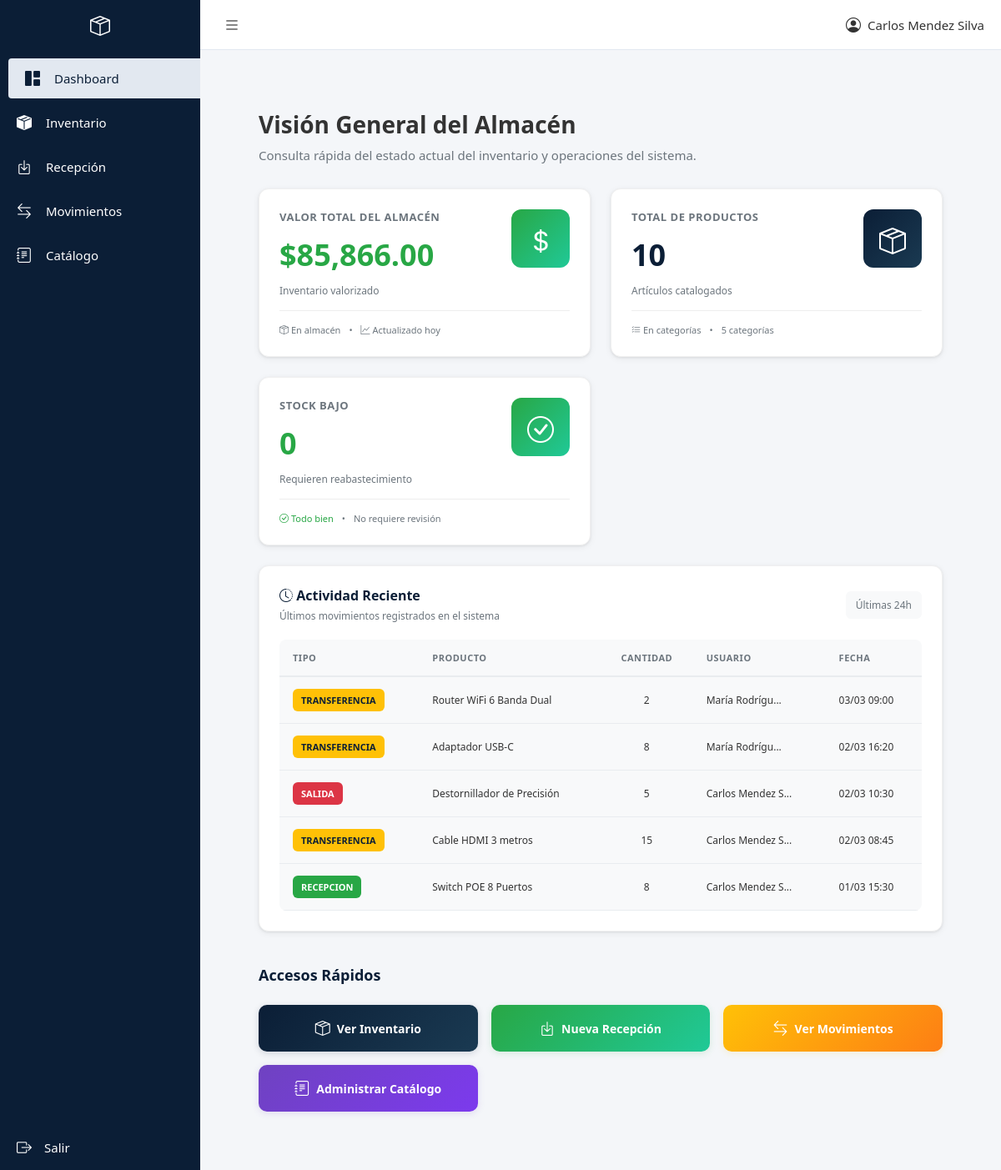
The app's page /System/interface/dashboard/index.php (signed in) with its own data.
### tables this page shows
CREATE TABLE `movimientos` (
  `ID_MOVIMIENTO` int(11) NOT NULL,
  `ID_PRODUCTO` int(11) NOT NULL,
  `ID_LOTE` int(11) NOT NULL,
  `ID_USUARIO` int(11) NOT NULL,
  `ID_UBICACION_ORIGEN` int(11) DEFAULT NULL,
  `ID_UBICACION_DESTINO` int(11) DEFAULT NULL,
  `TIPO_MOVIMIENTO` varchar(20) NOT NULL,
  `CANTIDAD` int(11) NOT NULL,
  `FECHA` datetime DEFAULT current_timestamp()
);

CREATE TABLE `productos` (
  `ID_PRODUCTO` int(11) NOT NULL,
  `ID_CATEGORIA` int(11) NOT NULL,
  `SKU` varchar(50) NOT NULL,
  `CODIGO_BARRAS` varchar(50) DEFAULT NULL,
  `NOMBRE` varchar(200) DEFAULT NULL,
  `PRECIO` decimal(10,2) NOT NULL,
  `STOCK_MINIMO` int(11) DEFAULT 10
);

CREATE TABLE `usuarios` (
  `ID_USUARIO` int(11) NOT NULL,
  `NOMBRE` varchar(100) NOT NULL,
  `EMAIL` varchar(100) NOT NULL,
  `PASSWORD_USUARIO` varchar(256) NOT NULL,
  `ROL` varchar(20) NOT NULL DEFAULT 'OPERADOR',
  `ACTIVO` tinyint(1) DEFAULT 1
);

### System/config/database.php (called while the page is built)
<?php
return [
    'driver' => 'mysql',
    'host' => '127.0.0.1',
    'port' => 3306,
    'database' => 'Base_Inventario',
    'username' => 'root',
    'password' => '',
    'charset' => 'utf8mb4',
    'collation' => 'utf8mb4_unicode_ci',
];

### System/core/Database.php (called while the page is built, shortened)
<?php
class Database {
    private $connection;
    private $config;
    public function __construct() {
        $this->config = require __DIR__ . '/../config/database.php';
    }
    private function connect() {
        try {
            $this->connection = new mysqli(
                $this->config['host'],
                $this->config['username'],
                $this->config['password'],
                $this->config['database'],
                $this->config['port']
            );
            $this->connection->set_charset($this->config['charset']);
        } catch (Exception $e) {
            die("Error al conectar a la base de datos: " . $e->getMessage());
        }
    }
    public function select($query) {
        $result = $this->connection->query($query);
        $data = [];
        while ($row = $result->fetch_assoc()) {
            $data[] = $row;
        }
        return $data;
    }
}

### System/bootstrap.php (called while the page is built, shortened)
<?php
require_once __DIR__ . '/core/Database.php';
function db() {
    static $database = null;
    if ($database === null) {
        $database = new Database();
    }
    return $database;
}

### System/interface/dashboard/index.php (the view, shortened to what this page needs)
<?php
require_once __DIR__ . '/../../bootstrap.php';
$base_url = '/Sistema_Inventario';
include __DIR__ . '/../layouts/header.php';
?>
<div class="page-container">
    <div class="page-header">
        <h1 class="page-title">Visión General del Almacén</h1>
        <p class="page-subtitle">
            Consulta rápida del estado actual del inventario y operaciones del sistema.
        </p>
    </div>
    <section class="dashboard-content">
        <div class="card">
            <div style="display: flex; justify-content: space-between; align-items: flex-start;">
                <div style="flex: 1;">
                    <p style="margin: 0; font-size: 13px; color: #6c757d; text-transform: uppercase; letter-spacing: 0.5px; font-weight: 600;">Valor Total del Almacén</p>
                    <p style="font-size: 36px; font-weight: 700; color: #28a745; margin: 12px 0 0 0;">
                        <?php
                        $valor_query = db()->select("
                            SELECT SUM(p.PRECIO * i.CANTIDAD_DISPONIBLE) as total
                            FROM inventario i
                            JOIN productos p ON i.ID_PRODUCTO = p.ID_PRODUCTO
                            WHERE i.CANTIDAD_DISPONIBLE > 0
                        ");
                        $valor_total = $valor_query[0]['total'] ?? 0;
                        echo '$' . number_format($valor_total, 2, '.', ',');
                        ?>
                    </p>
                    <p style="margin: 10px 0 0 0; font-size: 12px; color: #6c757d;">Inventario valorizado</p>
                </div>
                <div style="width: 70px; height: 70px; background: linear-gradient(135deg, #28a745, #20c997); border-radius: 12px; display: flex; align-items: center; justify-content: center; font-size: 32px; padding-top: 4px;">
                    <i class="bi bi-currency-dollar" style="color: white;"></i>
                </div>
            </div>
            <div style="margin-top: 15px; padding-top: 15px; border-top: 1px solid #eee; display: flex; align-items: center; gap: 10px;">
                <span style="font-size: 11px; color: #6c757d;"><i class="bi bi-box-seam"></i> En almacén</span>
                <span style="font-size: 11px; color: #6c757d;"> • </span>
                <span style="font-size: 11px; color: #6c757d;"><i class="bi bi-graph-up"></i> Actualizado hoy</span>
            </div>
        </div>
        <div class="card">
            <div style="display: flex; justify-content: space-between; align-items: flex-start;">
                <div style="flex: 1;">
                    <p style="margin: 0; font-size: 13px; color: #6c757d; text-transform: uppercase; letter-spacing: 0.5px; font-weight: 600;">Total de Productos</p>
                    <p style="font-size: 36px; font-weight: 700; color: #0b1e36; margin: 12px 0 0 0;">
                        <?php
                        $total_query = db()->select("
                            SELECT COUNT(DISTINCT ID_PRODUCTO) as total
                            FROM productos
                        ");
                        $total_productos = $total_query[0]['total'] ?? 0;
                        echo number_format($total_productos);
                        ?>
                    </p>
                    <p style="margin: 10px 0 0 0; font-size: 12px; color: #6c757d;">Artículos catalogados</p>
                </div>
                <div style="width: 70px; height: 70px; background: linear-gradient(135deg, #0b1e36, #1a3a52); border-radius: 12px; display: flex; align-items: center; justify-content: center; font-size: 32px; padding-top: 4px;">
                    <i class="bi bi-box-seam" style="color: white;"></i>
                </div>
            </div>
            <div style="margin-top: 15px; padding-top: 15px; border-top: 1px solid #eee; display: flex; align-items: center; gap: 10px;">
                <span style="font-size: 11px; color: #6c757d;"><i class="bi bi-list-check"></i> En categorías</span>
                <span style="font-size: 11px; color: #6c757d;"> • </span>
                <span style="font-size: 11px; color: #6c757d;">
                    <?php
                    $cat_query = db()->select("SELECT COUNT(*) as total FROM categorias");
                    echo $cat_query[0]['total'] ?? 0;
                    ?> categorías
                </span>
            </div>
        </div>
        <div class="card">
            <div style="display: flex; justify-content: space-between; align-items: flex-start;">
                <div style="flex: 1;">
                    <p style="margin: 0; font-size: 13px; color: #6c757d; text-transform: uppercase; letter-spacing: 0.5px; font-weight: 600;">Stock Bajo</p>
                    <p style="font-size: 36px; font-weight: 700; color: <?= $stock_bajo > 0 ? '#dc3545' : '#28a745' ?>; margin: 12px 0 0 0;">
                        <?php
                        $bajo_query = db()->select("
                            SELECT COUNT(DISTINCT i.ID_PRODUCTO) as total
                            FROM inventario i
                            JOIN productos p ON i.ID_PRODUCTO = p.ID_PRODUCTO
                            WHERE i.CANTIDAD_DISPONIBLE < p.STOCK_MINIMO
                            AND i.CANTIDAD_DISPONIBLE > 0
                        ");
                        $stock_bajo = $bajo_query[0]['total'] ?? 0;
                        echo $stock_bajo;
                        ?>
                    </p>
                    <p style="margin: 10px 0 0 0; font-size: 12px; color: #6c757d;">Requieren reabastecimiento</p>
                </div>
                <div style="width: 70px; height: 70px; background: linear-gradient(135deg, <?= $stock_bajo > 0 ? '#dc3545, #fd7e14' : '#28a745, #20c997' ?>); border-radius: 12px; display: flex; align-items: center; justify-content: center; font-size: 32px; padding-top: 4px;">
                    <i class="bi <?= $stock_bajo > 0 ? 'bi-exclamation-triangle' : 'bi-check-circle' ?>" style="color: white;"></i>
                </div>
            </div>
            <div style="margin-top: 15px; padding-top: 15px; border-top: 1px solid #eee; display: flex; align-items: center; gap: 10px;">
                <?php if ($stock_bajo > 0): ?>
                    <span style="font-size: 11px; color: #dc3545;"><i class="bi bi-bell"></i> Prioritario</span>
                    <span style="font-size: 11px; color: #6c757d;"> • </span>
                    <span style="font-size: 11px; color: #6c757d;">Revisar ahora</span>
                <?php else: ?>
                    <span style="font-size: 11px; color: #28a745;"><i class="bi bi-check-circle"></i> Todo bien</span>
                    <span style="font-size: 11px; color: #6c757d;"> • </span>
                    <span style="font-size: 11px; color: #6c757d;">No requiere revisión</span>
                <?php endif; ?>
            </div>
        </div>
        <div class="card" style="grid-column: 1 / -1;">
            <div style="display: flex; justify-content: space-between; align-items: center; margin-bottom: 20px;">
                <div>
                    <h3 style="margin: 0; font-size: 16px; color: #0b1e36; font-weight: 600;"><i class="bi bi-clock-history"></i> Actividad Reciente</h3>
                    <p style="margin: 5px 0 0 0; font-size: 12px; color: #6c757d;">Últimos movimientos registrados en el sistema</p>
                </div>
                <div style="background-color: #f8f9fa; padding: 8px 12px; border-radius: 6px; font-size: 12px; color: #6c757d;">
                    Últimas 24h
                </div>
            </div>
            <div style="margin-top: 15px;">
                <?php
                $actividad_query = db()->select("
                    SELECT
                        m.ID_MOVIMIENTO,
                        m.TIPO_MOVIMIENTO,
                        m.CANTIDAD,
                        m.FECHA,
                        p.NOMBRE,
                        u.NOMBRE as USUARIO_NOMBRE
                    FROM movimientos m
                    JOIN productos p ON m.ID_PRODUCTO = p.ID_PRODUCTO
                    JOIN usuarios u ON m.ID_USUARIO = u.ID_USUARIO
                    ORDER BY m.FECHA DESC
                    LIMIT 10
                ");
                if (!empty($actividad_query)) {
                    ?>
                    <div class="actividad-table-container" id="actividadContainer">
                        <table class="actividad-table" id="actividadTable">
                            <thead>
                                <tr>
                                    <th>Tipo</th>
                                    <th>Producto</th>
                                    <th style="text-align: center;">Cantidad</th>
                                    <th>Usuario</th>
                                    <th>Fecha</th>
                                </tr>
                            </thead>
                            <tbody id="actividadBody">
                                <?php
                                foreach ($actividad_query as $mov) {
                                    $tipo_class = match($mov['TIPO_MOVIMIENTO']) {
                                        'RECEPCION' => 'tipo-recepcion',
                                        'TRANSFERENCIA' => 'tipo-transferencia',
                                        'SALIDA' => 'tipo-salida',
                                        default => 'tipo-transferencia'
                                    };
                                    echo '<tr data-id="' . $mov['ID_MOVIMIENTO'] . '">';
                                    echo '<td><span class="tipo-movimiento ' . $tipo_class . '">' . htmlspecialchars($mov['TIPO_MOVIMIENTO']) . '</span></td>';
                                    echo '<td title="' . htmlspecialchars($mov['NOMBRE']) . '">' . htmlspecialchars(substr($mov['NOMBRE'], 0, 30)) . (strlen($mov['NOMBRE']) > 30 ? '...' : '') . '</td>';
                                    echo '<td style="text-align: center;">' . $mov['CANTIDAD'] . '</td>';
                                    echo '<td title="' . htmlspecialchars($mov['USUARIO_NOMBRE']) . '">' . htmlspecialchars(substr($mov['USUARIO_NOMBRE'], 0, 15)) . (strlen($mov['USUARIO_NOMBRE']) > 15 ? '...' : '') . '</td>';
                                    echo '<td>' . date('d/m H:i', strtotime($mov['FECHA'])) . '</td>';
                                    echo '</tr>';
                                }
                                ?>
                            </tbody>
                        </table>
                    </div>
                    <?php
                }
                ?>
            </div>
        </div>
    </section>
    <section style="margin-top: 40px;">
        <h2 style="margin-bottom: 24px; font-size: 18px; font-weight: 600; color: #0b1e36;">Accesos Rápidos</h2>
        <div style="display: grid; grid-template-columns: repeat(auto-fit, minmax(200px, 1fr)); gap: 16px;">
            <a href="<?= $base_url ?>/inventario.php" class="btn btn-primary" style="display: flex; align-items: center; justify-content: center; padding: 16px; border-radius: 10px; border: none; background: linear-gradient(135deg, #0b1e36, #1a3a52); color: white; text-decoration: none; font-weight: 600; transition: all 0.3s ease; box-shadow: 0 2px 8px rgba(11, 30, 54, 0.15);">
                <i class="bi bi-box-seam" style="margin-right: 8px; font-size: 18px;"></i> Ver Inventario
            </a>
            <a href="<?= $base_url ?>/recepcion.php" class="btn btn-success" style="display: flex; align-items: center; justify-content: center; padding: 16px; border-radius: 10px; border: none; background: linear-gradient(135deg, #28a745, #20c997); color: white; text-decoration: none; font-weight: 600; transition: all 0.3s ease; box-shadow: 0 2px 8px rgba(40, 167, 69, 0.15);">
                <i class="bi bi-box-arrow-in-down" style="margin-right: 8px; font-size: 18px;"></i> Nueva Recepción
            </a>
            <a href="<?= $base_url ?>/movimientos.php" class="btn btn-warning" style="display: flex; align-items: center; justify-content: center; padding: 16px; border-radius: 10px; border: none; background: linear-gradient(135deg, #ffc107, #fd7e14); color: white; text-decoration: none; font-weight: 600; transition: all 0.3s ease; box-shadow: 0 2px 8px rgba(255, 193, 7, 0.15);">
                <i class="bi bi-arrow-left-right" style="margin-right: 8px; font-size: 18px;"></i> Ver Movimientos
            </a>
            <a href="<?= $base_url ?>/catalogo.php" class="btn btn-primary" style="display: flex; align-items: center; justify-content: center; padding: 16px; border-radius: 10px; border: none; background: linear-gradient(135deg, #6f42c1, #7c3aed); color: white; text-decoration: none; font-weight: 600; transition: all 0.3s ease; box-shadow: 0 2px 8px rgba(111, 66, 193, 0.15);">
                <i class="bi bi-journal-text" style="margin-right: 8px; font-size: 18px;"></i> Administrar Catálogo
            </a>
        </div>
    </section>
</div>
<?php
include __DIR__ . '/../layouts/footer.php';
?>

### records on screen
movimientos: TIPO_MOVIMIENTO "TRANSFERENCIA", ID_PRODUCTO.NOMBRE "Router WiFi 6 Banda Dual", CANTIDAD "2", ID_USUARIO.NOMBRE "María Rodrígu", FECHA "03/03 09:00"
movimientos: TIPO_MOVIMIENTO "TRANSFERENCIA", ID_PRODUCTO.NOMBRE "Adaptador USB-C", CANTIDAD "8", ID_USUARIO.NOMBRE "María Rodrígu", FECHA "02/03 16:20"
movimientos: TIPO_MOVIMIENTO "SALIDA", ID_PRODUCTO.NOMBRE "Destornillador de Precisión", CANTIDAD "5", ID_USUARIO.NOMBRE "Carlos Mendez S", FECHA "02/03 10:30"
movimientos: TIPO_MOVIMIENTO "TRANSFERENCIA", ID_PRODUCTO.NOMBRE "Cable HDMI 3 metros", CANTIDAD "15", ID_USUARIO.NOMBRE "Carlos Mendez S", FECHA "02/03 08:45"
movimientos: TIPO_MOVIMIENTO "RECEPCION", ID_PRODUCTO.NOMBRE "Switch POE 8 Puertos", CANTIDAD "8", ID_USUARIO.NOMBRE "Carlos Mendez S", FECHA "01/03 15:30"

### other values on screen
$nombreUsuario "Carlos Mendez Silva"
$valor_total "85,866.00"
$total_productos "10"
$cat_query[0]['total'] "5"
$stock_bajo "0"
